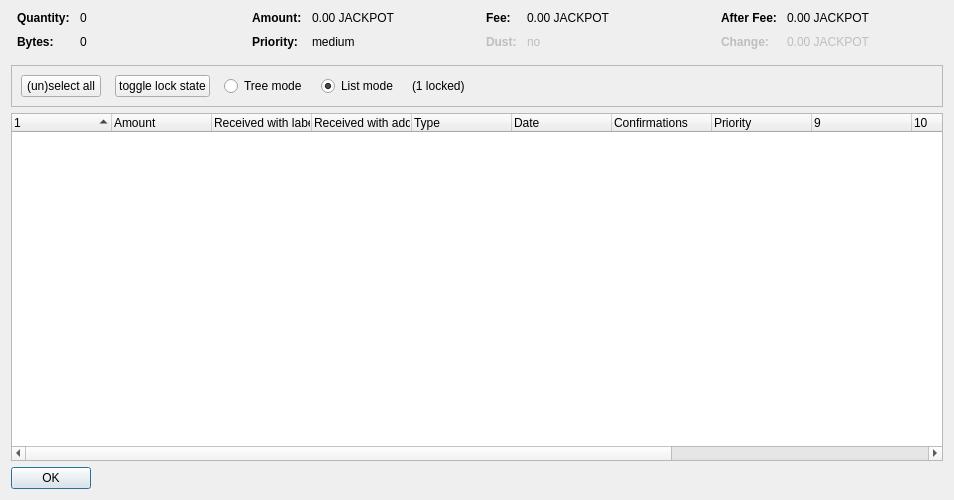
<?xml version="1.0" encoding="UTF-8"?>
<ui version="4.0">
 <class>CoinControlDialog</class>
 <widget class="QDialog" name="CoinControlDialog">
  <property name="geometry">
   <rect>
    <x>0</x>
    <y>0</y>
    <width>954</width>
    <height>500</height>
   </rect>
  </property>
  <property name="windowTitle">
   <string>Coin Selection</string>
  </property>
  <layout class="QVBoxLayout" name="verticalLayout">
   <item>
    <layout class="QHBoxLayout" name="horizontalLayoutTop" stretch="0,0,0,0">
     <property name="topMargin">
      <number>0</number>
     </property>
     <property name="bottomMargin">
      <number>10</number>
     </property>
     <item>
      <layout class="QFormLayout" name="formLayoutCoinControl1">
       <property name="horizontalSpacing">
        <number>10</number>
       </property>
       <property name="verticalSpacing">
        <number>10</number>
       </property>
       <property name="leftMargin">
        <number>6</number>
       </property>
       <property name="rightMargin">
        <number>6</number>
       </property>
       <item row="0" column="0">
        <widget class="QLabel" name="labelCoinControlQuantityText">
         <property name="font">
          <font>
           <weight>75</weight>
           <bold>true</bold>
          </font>
         </property>
         <property name="text">
          <string>Quantity:</string>
         </property>
        </widget>
       </item>
       <item row="0" column="1">
        <widget class="QLabel" name="labelCoinControlQuantity">
         <property name="cursor">
          <cursorShape>IBeamCursor</cursorShape>
         </property>
         <property name="contextMenuPolicy">
          <enum>Qt::ActionsContextMenu</enum>
         </property>
         <property name="text">
          <string notr="true">0</string>
         </property>
         <property name="textInteractionFlags">
          <set>Qt::LinksAccessibleByMouse|Qt::TextSelectableByKeyboard|Qt::TextSelectableByMouse</set>
         </property>
        </widget>
       </item>
       <item row="1" column="0">
        <widget class="QLabel" name="labelCoinControlBytesText">
         <property name="font">
          <font>
           <weight>75</weight>
           <bold>true</bold>
          </font>
         </property>
         <property name="text">
          <string>Bytes:</string>
         </property>
        </widget>
       </item>
       <item row="1" column="1">
        <widget class="QLabel" name="labelCoinControlBytes">
         <property name="cursor">
          <cursorShape>IBeamCursor</cursorShape>
         </property>
         <property name="contextMenuPolicy">
          <enum>Qt::ActionsContextMenu</enum>
         </property>
         <property name="text">
          <string notr="true">0</string>
         </property>
         <property name="textInteractionFlags">
          <set>Qt::LinksAccessibleByMouse|Qt::TextSelectableByKeyboard|Qt::TextSelectableByMouse</set>
         </property>
        </widget>
       </item>
      </layout>
     </item>
     <item>
      <layout class="QFormLayout" name="formLayoutCoinControl2">
       <property name="horizontalSpacing">
        <number>10</number>
       </property>
       <property name="verticalSpacing">
        <number>10</number>
       </property>
       <property name="leftMargin">
        <number>6</number>
       </property>
       <property name="rightMargin">
        <number>6</number>
       </property>
       <item row="0" column="0">
        <widget class="QLabel" name="labelCoinControlAmountText">
         <property name="font">
          <font>
           <weight>75</weight>
           <bold>true</bold>
          </font>
         </property>
         <property name="text">
          <string>Amount:</string>
         </property>
        </widget>
       </item>
       <item row="0" column="1">
        <widget class="QLabel" name="labelCoinControlAmount">
         <property name="cursor">
          <cursorShape>IBeamCursor</cursorShape>
         </property>
         <property name="contextMenuPolicy">
          <enum>Qt::ActionsContextMenu</enum>
         </property>
         <property name="text">
          <string notr="true">0.00 JACKPOT</string>
         </property>
         <property name="textInteractionFlags">
          <set>Qt::LinksAccessibleByMouse|Qt::TextSelectableByKeyboard|Qt::TextSelectableByMouse</set>
         </property>
        </widget>
       </item>
       <item row="1" column="0">
        <widget class="QLabel" name="labelCoinControlPriorityText">
         <property name="font">
          <font>
           <weight>75</weight>
           <bold>true</bold>
          </font>
         </property>
         <property name="text">
          <string>Priority:</string>
         </property>
        </widget>
       </item>
       <item row="1" column="1">
        <widget class="QLabel" name="labelCoinControlPriority">
         <property name="cursor">
          <cursorShape>IBeamCursor</cursorShape>
         </property>
         <property name="contextMenuPolicy">
          <enum>Qt::ActionsContextMenu</enum>
         </property>
         <property name="text">
          <string>medium</string>
         </property>
         <property name="textInteractionFlags">
          <set>Qt::LinksAccessibleByMouse|Qt::TextSelectableByKeyboard|Qt::TextSelectableByMouse</set>
         </property>
        </widget>
       </item>
      </layout>
     </item>
     <item>
      <layout class="QFormLayout" name="formLayoutCoinControl3">
       <property name="horizontalSpacing">
        <number>10</number>
       </property>
       <property name="verticalSpacing">
        <number>10</number>
       </property>
       <property name="leftMargin">
        <number>6</number>
       </property>
       <property name="rightMargin">
        <number>6</number>
       </property>
       <item row="0" column="0">
        <widget class="QLabel" name="labelCoinControlFeeText">
         <property name="font">
          <font>
           <weight>75</weight>
           <bold>true</bold>
          </font>
         </property>
         <property name="text">
          <string>Fee:</string>
         </property>
        </widget>
       </item>
       <item row="0" column="1">
        <widget class="QLabel" name="labelCoinControlFee">
         <property name="cursor">
          <cursorShape>IBeamCursor</cursorShape>
         </property>
         <property name="contextMenuPolicy">
          <enum>Qt::ActionsContextMenu</enum>
         </property>
         <property name="text">
          <string notr="true">0.00 JACKPOT</string>
         </property>
         <property name="textInteractionFlags">
          <set>Qt::LinksAccessibleByMouse|Qt::TextSelectableByKeyboard|Qt::TextSelectableByMouse</set>
         </property>
        </widget>
       </item>
       <item row="1" column="0">
        <widget class="QLabel" name="labelCoinControlLowOutputText">
         <property name="enabled">
          <bool>false</bool>
         </property>
         <property name="font">
          <font>
           <weight>75</weight>
           <bold>true</bold>
          </font>
         </property>
         <property name="text">
          <string>Dust:</string>
         </property>
        </widget>
       </item>
       <item row="1" column="1">
        <widget class="QLabel" name="labelCoinControlLowOutput">
         <property name="enabled">
          <bool>false</bool>
         </property>
         <property name="cursor">
          <cursorShape>IBeamCursor</cursorShape>
         </property>
         <property name="contextMenuPolicy">
          <enum>Qt::ActionsContextMenu</enum>
         </property>
         <property name="text">
          <string>no</string>
         </property>
         <property name="textInteractionFlags">
          <set>Qt::LinksAccessibleByMouse|Qt::TextSelectableByKeyboard|Qt::TextSelectableByMouse</set>
         </property>
        </widget>
       </item>
      </layout>
     </item>
     <item>
      <layout class="QFormLayout" name="formLayoutCoinControl4">
       <property name="horizontalSpacing">
        <number>10</number>
       </property>
       <property name="verticalSpacing">
        <number>10</number>
       </property>
       <property name="leftMargin">
        <number>6</number>
       </property>
       <property name="rightMargin">
        <number>6</number>
       </property>
       <item row="0" column="0">
        <widget class="QLabel" name="labelCoinControlAfterFeeText">
         <property name="font">
          <font>
           <weight>75</weight>
           <bold>true</bold>
          </font>
         </property>
         <property name="text">
          <string>After Fee:</string>
         </property>
        </widget>
       </item>
       <item row="0" column="1">
        <widget class="QLabel" name="labelCoinControlAfterFee">
         <property name="cursor">
          <cursorShape>IBeamCursor</cursorShape>
         </property>
         <property name="contextMenuPolicy">
          <enum>Qt::ActionsContextMenu</enum>
         </property>
         <property name="text">
          <string notr="true">0.00 JACKPOT</string>
         </property>
         <property name="textInteractionFlags">
          <set>Qt::LinksAccessibleByMouse|Qt::TextSelectableByKeyboard|Qt::TextSelectableByMouse</set>
         </property>
        </widget>
       </item>
       <item row="1" column="0">
        <widget class="QLabel" name="labelCoinControlChangeText">
         <property name="enabled">
          <bool>false</bool>
         </property>
         <property name="font">
          <font>
           <weight>75</weight>
           <bold>true</bold>
          </font>
         </property>
         <property name="text">
          <string>Change:</string>
         </property>
        </widget>
       </item>
       <item row="1" column="1">
        <widget class="QLabel" name="labelCoinControlChange">
         <property name="enabled">
          <bool>false</bool>
         </property>
         <property name="cursor">
          <cursorShape>IBeamCursor</cursorShape>
         </property>
         <property name="contextMenuPolicy">
          <enum>Qt::ActionsContextMenu</enum>
         </property>
         <property name="text">
          <string notr="true">0.00 JACKPOT</string>
         </property>
         <property name="textInteractionFlags">
          <set>Qt::LinksAccessibleByMouse|Qt::TextSelectableByKeyboard|Qt::TextSelectableByMouse</set>
         </property>
        </widget>
       </item>
      </layout>
     </item>
    </layout>
   </item>
   <item>
    <widget class="QFrame" name="frame">
     <property name="minimumSize">
      <size>
       <width>0</width>
       <height>40</height>
      </size>
     </property>
     <property name="frameShape">
      <enum>QFrame::StyledPanel</enum>
     </property>
     <property name="frameShadow">
      <enum>QFrame::Sunken</enum>
     </property>
     <layout class="QHBoxLayout" name="horizontalLayout">
      <item>
       <layout class="QHBoxLayout" name="horizontalLayoutPanel" stretch="0,0,0,0,0,0">
        <property name="spacing">
         <number>14</number>
        </property>
        <item>
         <widget class="QPushButton" name="pushButtonSelectAll">
          <property name="sizePolicy">
           <sizepolicy hsizetype="Maximum" vsizetype="Fixed">
            <horstretch>0</horstretch>
            <verstretch>0</verstretch>
           </sizepolicy>
          </property>
          <property name="text">
           <string>(un)select all</string>
          </property>
          <property name="autoDefault">
           <bool>false</bool>
          </property>
         </widget>
        </item>
        <item>
         <widget class="QPushButton" name="pushButtonToggleLock">
          <property name="sizePolicy">
           <sizepolicy hsizetype="Maximum" vsizetype="Fixed">
            <horstretch>0</horstretch>
            <verstretch>0</verstretch>
           </sizepolicy>
          </property>
          <property name="text">
           <string>toggle lock state</string>
          </property>
          <property name="autoDefault">
           <bool>false</bool>
          </property>
         </widget>
        </item>
        <item>
         <widget class="QRadioButton" name="radioTreeMode">
          <property name="sizePolicy">
           <sizepolicy hsizetype="Maximum" vsizetype="Fixed">
            <horstretch>0</horstretch>
            <verstretch>0</verstretch>
           </sizepolicy>
          </property>
          <property name="text">
           <string>Tree mode</string>
          </property>
         </widget>
        </item>
        <item>
         <widget class="QRadioButton" name="radioListMode">
          <property name="sizePolicy">
           <sizepolicy hsizetype="Maximum" vsizetype="Fixed">
            <horstretch>0</horstretch>
            <verstretch>0</verstretch>
           </sizepolicy>
          </property>
          <property name="text">
           <string>List mode</string>
          </property>
          <property name="checked">
           <bool>true</bool>
          </property>
         </widget>
        </item>
        <item>
         <widget class="QLabel" name="labelLocked">
          <property name="text">
           <string>(1 locked)</string>
          </property>
         </widget>
        </item>
        <item>
         <spacer name="horizontalSpacer">
          <property name="orientation">
           <enum>Qt::Horizontal</enum>
          </property>
          <property name="sizeHint" stdset="0">
           <size>
            <width>40</width>
            <height>20</height>
           </size>
          </property>
         </spacer>
        </item>
       </layout>
      </item>
     </layout>
    </widget>
   </item>
   <item>
    <widget class="CoinControlTreeWidget" name="treeWidget">
     <property name="contextMenuPolicy">
      <enum>Qt::CustomContextMenu</enum>
     </property>
     <property name="sortingEnabled">
      <bool>false</bool>
     </property>
     <property name="columnCount">
      <number>13</number>
     </property>
     <attribute name="headerShowSortIndicator" stdset="0">
      <bool>true</bool>
     </attribute>
     <attribute name="headerStretchLastSection">
      <bool>false</bool>
     </attribute>
     <column>
      <property name="text">
       <string/>
      </property>
     </column>
     <column>
      <property name="text">
       <string>Amount</string>
      </property>
     </column>
     <column>
      <property name="text">
       <string>Received with label</string>
      </property>
     </column>
     <column>
      <property name="text">
       <string>Received with address</string>
      </property>
     </column>
     <column>
      <property name="text">
	<string>Type</string>
      </property>
     </column>
     <column>
      <property name="text">	 
       <string>Date</string>
      </property>
     </column>
     <column>
      <property name="text">
       <string>Confirmations</string>
      </property>
      <property name="toolTip">
       <string>Confirmed</string>
      </property>
     </column>
     <column>
      <property name="text">
       <string>Priority</string>
      </property>
     </column>
     <column>
      <property name="text">
       <string/>
      </property>
     </column>
     <column>
      <property name="text">
       <string/>
      </property>
     </column>
     <column>
      <property name="text">
       <string/>
      </property>
     </column>
     <column>
      <property name="text">
       <string/>
      </property>
     </column>
     <column>
      <property name="text">
       <string/>
      </property>
     </column>
    </widget>
   </item>
   <item>
    <widget class="QDialogButtonBox" name="buttonBox">
     <property name="sizePolicy">
      <sizepolicy hsizetype="Maximum" vsizetype="Fixed">
       <horstretch>0</horstretch>
       <verstretch>0</verstretch>
      </sizepolicy>
     </property>
     <property name="orientation">
      <enum>Qt::Horizontal</enum>
     </property>
     <property name="standardButtons">
      <set>QDialogButtonBox::Ok</set>
     </property>
    </widget>
   </item>
  </layout>
 </widget>
 <customwidgets>
  <customwidget>
   <class>CoinControlTreeWidget</class>
   <extends>QTreeWidget</extends>
   <header>coincontroltreewidget.h</header>
  </customwidget>
 </customwidgets>
 <resources/>
 <connections/>
</ui>
